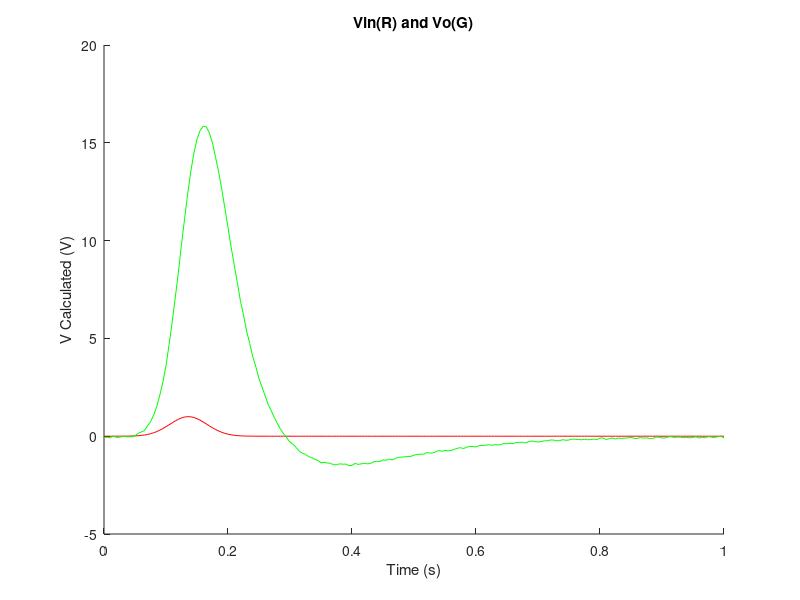
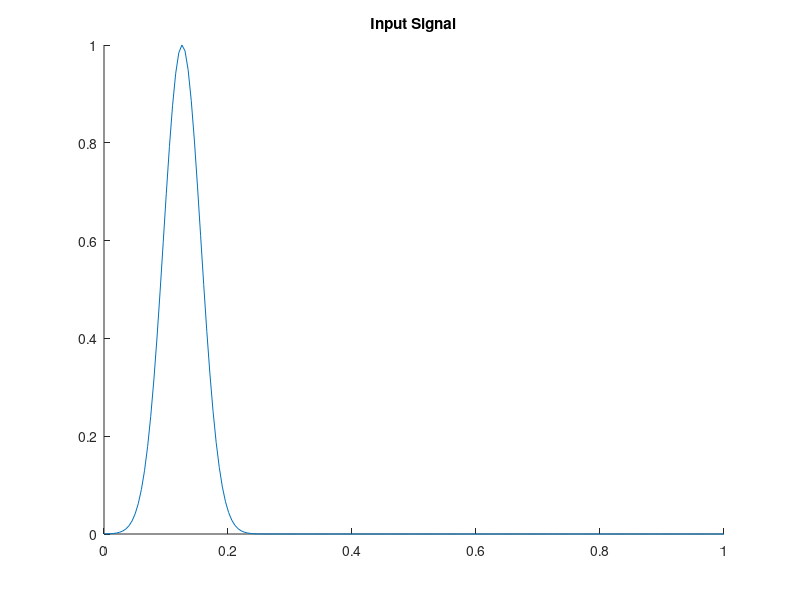
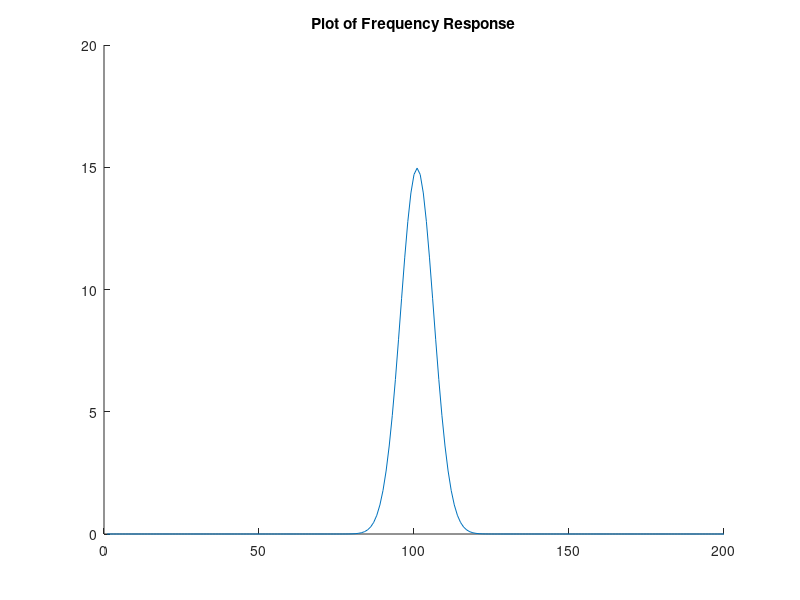
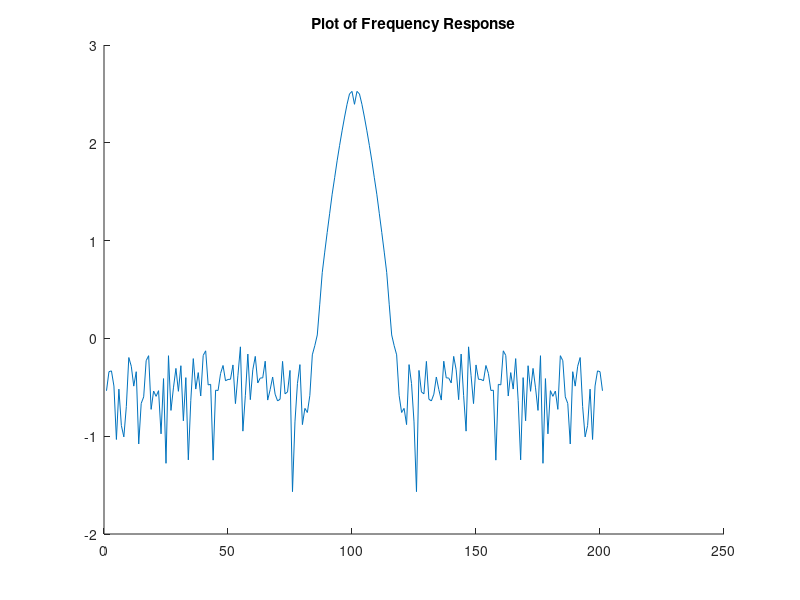

MATLAB code for these plots, in order:
%Question 3

clear
clc
% NumElec = 200;
nx = 20;
ny = 40;
% Vx = 0.8;
Vy = 0;
delx = 0.05e-7;
dely = 0.05e-7;
Acond = 1;
Bcond = 10E-2;
oldCurr = 0;

for Vx = 0.1:0.1:10
G = sparse(nx*ny,nx*ny);
Vv = zeros(nx*ny,1);
V = zeros(nx,ny);
B = zeros((nx*ny),1);

x = linspace(0,2e-7,40);
y = linspace(0,1e-7,20);
[X,Y] = meshgrid(x,y);


%Part 2 from assignment 2

cMap = zeros(nx, ny);

cMap = zeros(nx, ny);

for j = 1:ny
    for i = 1:nx
        cMap(i,j) = Acond;
        if ((j<((2/3)*ny))&&((j>((1/3)*ny))&&(i<((1/3)*nx))))|| ((j<((2/3)*ny))&&((j>((1/3)*ny))&&(i>((2/3)*nx))))
            cMap(i,j) = Bcond;
        end
    end
end
% figure(17)
% surf(X,Y,cMap)    
% title('Conduction Map')
% xlabel('ny Value')
% ylabel('nx Value')

%Initialize Left Boundary Conditions
for i = 1:nx*ny
    B(i,1) = 0;
    B(i,ny) = 0;
end
        
%Set diagonal
for j = 1:ny
    for i = 1:nx
        n = i+(j-1)*nx;
        %Set the Boundary Nodes
        if j == 1
            G(n,:) = 0;
            G(n,n) = 1; 
%             B(n,1) = 0;
            
        elseif j == ny
            G(n,:) = 0;
            G(n,n) = 1;
            B(n,1) = Vx;
            
        elseif i == 1
            %Mapping
            nxm = (i)+(j-2)*nx;
            nxp = (i)+(j)*nx;
            nyp = (i+1)+(j-1)*nx;
            G(n,:) = 0;
            G(n,n) = 1;
            B(n,1) = 0;
            
            rxm = ((cMap(i,j) + cMap(i,j-1))/2);
            rxp = ((cMap(i,j) + cMap(i,j+1))/2);            
            ryp = ((cMap(i,j) + cMap(i+1,j))/2);

            G(n,n) = -(rxp+rxm+ryp);
            G(n,nxm) = rxm;
            G(n,nyp) = ryp;
            G(n,nxp) = rxp;
            
        elseif i == nx
            %Mapping
            nym = (i-1)+(j-1)*nx;
            nxp = (i)+(j)*nx;
            nxm = (i)+(j-2)*nx;
            G(n,:) = 0;
            G(n,n) = 1;
            B(n,1) = 0;
            
            rxm = ((cMap(i,j) + cMap(i,j-1))/2);
            rxp = ((cMap(i,j) + cMap(i,j+1))/2);            
            rym = ((cMap(i,j) + cMap(i-1,j))/2);

            G(n,n) = -(rxm+rym+rxp);
            G(n,nym) = rym;
            G(n,nxm) = rxm;
            G(n,nxp) = rxp;            

        else
            %Mapping
            nym = (i-1)+(j-1)*nx;
            nyp = (i+1)+(j-1)*nx;
            nxm = (i)+(j-2)*nx;
            nxp = (i)+(j)*nx;

            rym = ((cMap(i,j) + cMap(i-1,j))/2);
            ryp = ((cMap(i,j) + cMap(i+1,j))/2);            
            rxm = ((cMap(i,j) + cMap(i,j-1))/2);        
            rxp = ((cMap(i,j) + cMap(i,j+1))/2);       
      
   
            G(n,n) = -(rxm+rxp+rym+ryp);
            G(n,nym) = rym;
            G(n,nyp) = ryp;
            G(n,nxm) = rxm;
            G(n,nxp) = rxp; 
            B(n,1) = 0;
            


        end
   
    end
end

Vv = G\B;

for j = 1:ny
    for i = 1:nx
        n = i+(j-1)*nx;
        V(i,j) = Vv(n,1);
    end
end

% figure(18)
% surf(X,Y,V)
% title('V Plot')
% xlabel('ny Value')
% ylabel('nx Value')



%Gradient of V
for j = 1:ny
    for i = 1:nx
        if j == 1
            Ex(i,j) = (V(i,j+1)-V(i,j));
        elseif j == ny
            Ex(i,j) = (V(i,j)-V(i,j-1));
        else
            Ex(i,j) = (V(i,j+1)-V(i,j-1))*0.5;
        end
        if i == 1
            Ey(i,j) = (V(i+1,j)-V(i,j));
        elseif i == nx
            Ey(i,j) = (V(i,j)-V(i-1,j));
        else
            Ey(i,j) = (V(i+1,j)-V(i-1,j))*0.5;
        end
    end
end

Ex = -Ex;
Ey = -Ey;
% figure(6)
% surf(X,Y,Ex)
% title('Ex Field')
% xlabel('ny Value')
% ylabel('nx Value')

% figure(7)
% surf(X,Y,Ey)
% title('Ey Field')
% xlabel('ny Value')
% ylabel('nx Value')

E = sqrt(Ex.^2+Ey.^2);
% figure(19)
% surf(X,Y,E)
% title('Total E Field')
% xlabel('ny Value')
% ylabel('nx Value')

eflowx = cMap.*-Ex;
eflowy = cMap.*-Ey;

% figure(9)
% surf(X,Y,eflowx)
% title('Eflow X')
% xlabel('ny Value')
% ylabel('nx Value')
% 
% figure(10)
% surf(X,Y,eflowy)
% title('Eflow Y')
% xlabel('ny Value')
% ylabel('nx Value')


eflow = sqrt(eflowx.^2 + eflowy.^2);

% figure(11)
% surf(X,Y,eflow)
% title('Eflow Total')
% xlabel('ny Value')
% ylabel('nx Value')

C0 = sum(eflowx(1,:));
Cnx = sum(eflowx(nx,:));
Curr = (C0+Cnx)*0.5;

% figure(20)
% quiver(X,Y,Ex,Ey)
% axis ([0 200e-9 0 100e-9])


figure(21)
hold on
plot([(Vx-0.1) Vx],[oldCurr Curr], 'k')
title('I-V Characteristics')
xlabel('Voltage (V)')
ylabel('Current (A)')
hold off
% figure(21)
% hold on
% plot([(m-1)*2 (m)*2],[oldCurr Curr], 'k')
% title('Average Current at Different Bottleneck Widths')
% xlabel('Bottleneck Portion of 10')
% ylabel('Current (A)')
% hold off

oldCurr = Curr;

% pause(0.1)
end

R3 = Vx/Curr;

% % 
% G1 = 1/1;
% c = 0.25;
% G2 = 1/2;
% L = 0.2;
% G3 = 1/R3;
% alpha = 100;
% G4 = 1/0.1;
% Go = 1/1000;
% f = linspace(0,1e2,1000);
% s = 2*pi*f;
% s1 = pi;
% V = linspace (-10,10,1000);
% V1old = 0;
% V3old = 0;
% V5old = 0;
% V3Cold = 0;
% V5Cold = 0;
% sold = 0;
% gainold = 0;
% V3CPold = 0;
% V5CPold = 0;
% gainCPold = 0;
% cpOld = 0;
% gainCPV = zeros(1000,1);
% histV5 = zeros(1000,1);
% histC = zeros(1000,1);
% cp = 0.05*randn(1000,1)+0.25;
% for i = 1:1000
%     cp = 0.05*randn(1000,1)+0.25;
%     V1 = V(i);
%     Vin = V1;
% F = [0 0 0 0 0 0 Vin 0];
% F1 = [0 0 0 0 0 0 1 0];
% 
% % X = [V1 V2 V3  V4 V5 IL I_Vin I_V4];
% 
% G = [G1 -G1 0 0 0 0 1 0;
%      -G1 G1+G2 0 0 0 1 0 0;
%      0 0 G3 0 0 -1 0 0;
%      0 0 0 G4 -G4 0 0 1;
%      0 0 0 -G4 G4+Go 0 0 0;
%      0 1 -1 0 0 -1 0 0;
%      1 0 0 0 0 0 0 0;
%      0 0 -alpha*G3 1 0 0 0 0;];
%  
% 
%  
%  C = [s(i)*c -s(i)*c 0 0 0 0 0 0;
%      -s(i)*c s(i)*c 0 0 0 0 0 0;
%      0 0 0 0 0 0 0 0;
%      0 0 0 0 0 0 0 0;
%      0 0 0 0 0 0 0 0;
%      0 0 0 0 0 -s(i)*L 0 0;
%      0 0 0 0 0 0 0 0;
%      0 0 0 0 0 0 0 0;];
% 
% 
% CP = [s1*cp(i) -s1*cp(i) 0 0 0 0 0 0;
%      -s1*cp(i) s1*cp(i) 0 0 0 0 0 0;
%      0 0 0 0 0 0 0 0;
%      0 0 0 0 0 0 0 0;
%      0 0 0 0 0 0 0 0;
%      0 0 0 0 0 -s1*L 0 0;
%      0 0 0 0 0 0 0 0;
%      0 0 0 0 0 0 0 0;];
% 
% 
% 
% 
% 
% 
% 
% 
%     Vin1 = 1;
%     Sols = G\F';
%     V3new = Sols(3);
%     V5new = Sols(5);
%     figure(1)
%     hold on
%     plot([V1old V1],[V3old V3new],'r', [V1old V1],[V5old V5new], 'b')
%     title('V3(R) and Vo(B)')
%     xlabel('Vin (V)')
%     ylabel('V Calculated (V)')
%     
%     V3old = V3new;
%     V5old = V5new;
%     V1old = V1;  
%     
%     
%     
%     
%     
%     CSols = (G+C)\F1';
%     V3Cnew = CSols(3);
%     V5Cnew = CSols(5);
%     gain = V5Cnew/Vin1;
%     
%     figure(2)
%     hold on
%     plot([sold s(i)], [V5Cold V5Cnew],'g',[sold s(i)],[gainold gain],'m')
%     title('Gain Graph')
%     xlabel('Frequency (Hz)')
%     ylabel('Gain (dB)')
% 
%     V3Cold = V3Cnew;
%     V5Cold = V5Cnew;
%     sold = s(i);
%     gainold = gain;
% 
%     
%     
% %     CPSols = (G+CP)\F1';
% %     V3CPnew = CPSols(3);
% %     V5CPnew = CPSols(5);
% %     gainCP = V5CPnew/Vin1;
%     
% %     figure(3)
% %     plot([cpOld cp(i)],[gainCPold gainCP],'m')
% %     hold on
%     
%   CPSols = (G+CP)\F1';
%     V3CPnew = CPSols(3);
%     V5CPnew = CPSols(5);
%     gainCP = V5CPnew/Vin1;
%     
%     figure(3)
%     plot([cpOld cp(i)],[gainCPold gainCP],'m')
%     hold on
%     
%     gainCPV(i) = gainCP;
%     
% 
%     
%     V3CPold = V3CPnew;
%     V5CPold = V5CPnew;
% %     sold = s(i);
%     gainCPold = gainCP;
%     cpOld = cp(i);
%     
%     histV5(i) = V5Cnew;
% %     histC(i) = cp;
% end
%     
% 
% figure(4)
% histogram(gainCPV)
% title('Gain Histogram')
% xlabel('Capacitance (F)')%Not sure if this is actually voltage
% ylabel('Gain (dB)')
% 
% % figure(5)
% % histogram(histV5)
% % 
% figure(6)
% histogram(cp)



























% % Question 4
% 
% Vin1 = 0;
% Vin2 = 0;
% Vin3 = 0;
% del = 1000;
% delt = 0.001;
% 
% G1 = 1/1;
% c = 0.25;
% G2 = 1/2;
% L = 0.2;
% G3 = 1/R3;
% alpha = 100;
% G4 = 1/0.1;
% Go = 1/1000;
% VinOld = 0;
% V3old = 0;
% V5old = 0;
% V3Cold = 0;
% V5Cold = 0;
% told = 0;
% gainold = 0;
% histV5 = zeros(1000,1);
% histC = zeros(1000,1);
% Sols = [0; 0; 0; 0; 0; 0; 0; 0;];
% timeV = linspace(0,1,1000);
% 
% pii = timeV>0.03 & timeV<1;
% pp = zeros(size(timeV));
% pp(pii) = 1;
% 
% f = (1/0.03);
% sV = sin(2*pi*f.*timeV);
% 
% gpV = exp(-(timeV-0.126).^2/(2*0.03^2));
% % plot(timeV, gp)
% 
%         
%         
% i = 0; 
% for time = 0:0.001:1
% i = i+1;
% %     Set Input Signals
% %     if(time >= 0.03)
% %         Vin1 = 1;           
% %         Vin1 = sin(2*pi*f*time);
% %     end
%     
%     gp = exp(-(time-0.136).^2/(2*0.03^2));
%     Vin1 = gp;
%     
%     
%  
% 
%     % X = [V1 V2 V3  V4 V5 IL I_Vin I_V4];
% 
%     G = [G1 -G1 0 0 0 0 1 0;
%          -G1 G1+G2 0 0 0 1 0 0;
%          0 0 G3 0 0 -1 0 0;
%          0 0 0 G4 -G4 0 0 1;
%          0 0 0 -G4 G4+Go 0 0 0;
%          0 1 -1 0 0 -1 0 0;
%          1 0 0 0 0 0 0 0;
%          0 0 -alpha*G3 1 0 0 0 0;];
% 
% 
% 
%      C = [(1/(delt))*c -(1/(delt))*c 0 0 0 0 0 0;
%          -(1/(delt))*c (1/(delt))*c 0 0 0 0 0 0;
%          0 0 0 0 0 0 0 0;
%          0 0 0 0 0 0 0 0;
%          0 0 0 0 0 0 0 0;
%          0 0 0 0 0 -(1/(delt))*L 0 0;
%          0 0 0 0 0 0 0 0;
%          0 0 0 0 0 0 0 0;];
% 
% 
% 
%    
%     
%     Vin = Vin1;
%     F = [0; 0; 0; 0; 0; 0; Vin; 0;];
%     Fu = C*(Sols);
%     delF = Fu+F;
% 
% 
% 
% %     Vin1 = 1;
% %     V5old = Sols(5);
% %     V3old = Sols(3);
%     
%     Sols = (G+C)\delF;
%     V3new = Sols(3);
%     V5new = Sols(5);
%     figure(5)
%     hold on
%     plot([told time],[VinOld Vin1],'r', [told time],[V5old V5new], 'g')
%     title('Vin(R) and Vo(G)')
%     xlabel('Time (s)')
%     ylabel('V Calculated (V)')
%     
% %     V3old = V3new;
%     V5old = V5new;
%     VinOld = Vin1;  
%     told = time;
%     
%    
%     
%   
% time
% 
% 
% end
% 
% % %Responses for step input
% % freqResp = fft(pp);
% % freqRespS = fftshift(freqResp);
% % 
% % figure(6)
% % hold on
% % plot(timeV, pp)
% % title('Input Signal')
% % 
% % figure(7)
% % hold on
% % plot(log10(abs(fftshift(freqResp))))
% % title('Plot of Frequency Response')
% 
% 
% 
% 
% % 
% % %Responses for sinusoidal input
% % freqResp = fft(sV);
% % freqRespS = fftshift(freqResp);
% % 
% % figure(6)
% % hold on
% % plot(timeV, sV)
% % title('Input Signal')
% % 
% % figure(7)
% % hold on
% % plot(log10(abs(fftshift(freqResp))))
% % title('Plot of Frequency Response')
% 
% 
% 
% %Responses for gaussian input
% freqResp = fft(gpV);
% freqRespS = fftshift(freqResp);
% 
% figure(6)
% hold on
% plot(timeV, gpV)
% title('Input Signal')
% 
% figure(7)
% hold on
% plot(log10(abs(fftshift(freqResp))))
% title('Plot of Frequency Response')


















% Question 5

Vin1 = 0;
Vin2 = 0;
Vin3 = 0;
del = 1000;
delt = 0.005;

G1 = 1/1;
c = 0.25;
cn = 0.00001;
In = rand(201,1)*0.001;
G2 = 1/2;
L = 0.2;
G3 = 1/R3;
alpha = 100;
G4 = 1/0.1;
Go = 1/1000;
VinOld = 0;
V3old = 0;
V5old = 0;
V3Cold = 0;
V5Cold = 0;
told = 0;
gainold = 0;
histV5 = zeros(200,1);
histC = zeros(200,1);
Sols = [0; 0; 0; 0; 0; 0; 0; 0; 0;];
timeV = linspace(0,1,200);
V5newV = zeros(201,1);

pii = timeV>0.03 & timeV<1;
pp = zeros(size(timeV));
pp(pii) = 1;

f = (1/0.03);
sV = sin(2*pi*f.*timeV);

gpV = exp(-(timeV-0.126).^2/(2*0.03^2));
% plot(timeV, gp)

        
        
i = 0; 
for time = 0:0.005:1
i = i+1;
%     Set Input Signals
%     if(time >= 0.03)
%         Vin1 = 1;           
%         Vin1 = sin(2*pi*f*time);
%     end
    
    gp = exp(-(time-0.136).^2/(2*0.03^2));
    Vin1 = gp;
    
    
 

    % X = [V1 V2 V3  V4 V5 IL I_Vin I_V4 In];

    G = [G1 -G1 0 0 0 0 1 0 0;
         -G1 G1+G2 0 0 0 1 0 0 0;
         0 0 G3 0 0 -1 0 0 1;
         0 0 0 G4 -G4 0 0 1 0;
         0 0 0 -G4 G4+Go 0 0 0 0;
         0 1 -1 0 0 -1 0 0 0;
         1 0 0 0 0 0 0 0 0;
         0 0 -alpha*G3 1 0 0 0 0 0;
         0 0 0 0 0 0 0 0 1];



     C = [(1/(delt))*c -(1/(delt))*c 0 0 0 0 0 0 0;
         -(1/(delt))*c (1/(delt))*c 0 0 0 0 0 0 0;
         0 0 -(1/(delt))*cn 0 0 0 0 0 0;
         0 0 0 0 0 0 0 0 0;
         0 0 0 0 0 0 0 0 0;
         0 0 0 0 0 -(1/(delt))*L 0 0 0;
         0 0 0 0 0 0 0 0 0;
         0 0 0 0 0 0 0 0 0;
         0 0 0 0 0 0 0 0 0];



   
    
    Vin = Vin1;
    F = [0; 0; 0; 0; 0; 0; Vin; 0; In(i);];
    Fu = C*(Sols);
    delF = Fu+F;



%     Vin1 = 1;
%     V5old = Sols(5);
%     V3old = Sols(3);
    
    Sols = (G+C)\delF;
    V3new = Sols(3);
    V5new = Sols(5);
    V5newV(i) = V5new; 
    figure(5)
    hold on
    plot([told time],[VinOld Vin1],'r', [told time],[V5old V5new], 'g')
    title('Vin(R) and Vo(G)')
    xlabel('Time (s)')
    ylabel('V Calculated (V)')
    
%     V3old = V3new;
    V5old = V5new;
    VinOld = Vin1;  
    told = time;
    
   
    
  
time


end

% %Responses for step input
% freqResp = fft(pp);
% freqRespS = fftshift(freqResp);
% 
% figure(6)
% hold on
% plot(timeV, pp)
% title('Input Signal')
% 
% figure(7)
% hold on
% plot(log10(abs(fftshift(freqResp))))
% title('Plot of Frequency Response')





% %Responses for sinusoidal input
% freqResp = fft(sV);
% freqRespS = fftshift(freqResp);
% 
% figure(6)
% hold on
% plot(timeV, sV)
% title('Input Signal')
% 
% figure(7)
% hold on
% plot(log10(abs(fftshift(freqResp))))
% title('Plot of Frequency Response')



%Responses for gaussian input
freqResp = fft(gpV);
freqRespS = fftshift(freqResp);

freqRespVo = fft(V5newV);
freqRespSVo = fftshift(freqRespVo);

figure(6)
hold on
plot(timeV, gpV)
title('Input Signal')

figure(7)
hold on
plot(abs(fftshift(freqResp)))
title('Plot of Frequency Response')


figure(8)
hold on
plot(log10(abs(fftshift(freqRespVo))))
title('Plot of Frequency Response')



